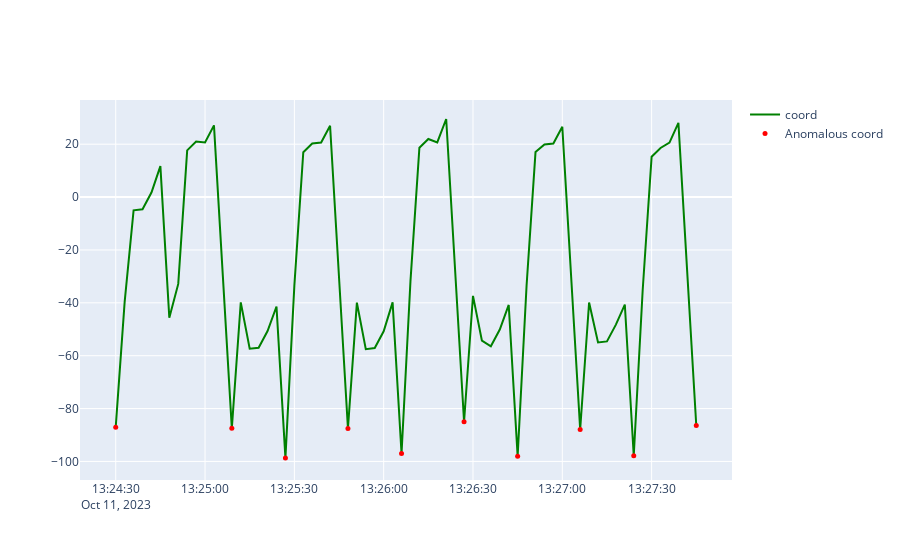

The notebook cell this image was saved under:
### Code cell
# Use the Autoencoder to predict on the anomalous data
scaler = StandardScaler()
scaled_death_loop = scaler.fit_transform(death_loop)
predictions = autoencoder.predict(scaled_death_loop)

# Calculate reconstruction error for each sequence
mse = np.mean(np.power(death_loop.values[-predictions.shape[0]:] - predictions[:, -1, :], 2), axis=1)

# Scale the MSE to a percentage
min_mse = np.min(mse)
max_mse = np.max(mse)
mse_percentage = ((mse - min_mse) / (max_mse - min_mse)) * 100


# Add 'is_anomalous' column to the DataFrame
death_loop = death_loop.iloc[-predictions.shape[0]:].copy()
death_loop['is_anomalous'] = mse_percentage > threshold
death_loop['mse_percentage'] = mse_percentage
death_loop['threshold'] = threshold



# Create a new figure
fig = go.Figure()


# Add a line for the actual load
fig.add_trace(go.Scatter(
    x=death_loop.index,
    y=death_loop["coord"],
    mode='lines',
    name='coord',
    line=dict(color='green'),  # specify line color here
))

# Add a line for the anomalous load
fig.add_trace(go.Scatter(
    x=death_loop[death_loop['is_anomalous']].index,
    y=death_loop[death_loop['is_anomalous']]["coord"],
    mode='markers',
    name='Anomalous coord',
    marker=dict(color='red', size=5),  # specify marker color and size here
))

# Show the plot
fig.show()
death_loop.to_csv('death_loop_result.csv')

### Figure 1 — Plotly figure (JSON) as saved in the notebook; plotly's stock layout.template omitted (floating-point values rounded to 4 significant figures)
{"data": [{"line": {"color": "green"}, "mode": "lines", "name": "coord", "type": "scatter", "x": ["2023-10-11T13:24:30", "2023-10-11T13:24:33", "2023-10-11T13:24:36", "2023-10-11T13:24:39", "2023-10-11T13:24:42", "2023-10-11T13:24:45", "2023-10-11T13:24:48", "2023-10-11T13:24:51", "2023-10-11T13:24:54", "2023-10-11T13:24:57", "2023-10-11T13:25:00", "2023-10-11T13:25:03", "2023-10-11T13:25:06", "2023-10-11T13:25:09", "2023-10-11T13:25:12", "2023-10-11T13:25:15", "2023-10-11T13:25:18", "2023-10-11T13:25:21", "2023-10-11T13:25:24", "2023-10-11T13:25:27", "2023-10-11T13:25:30", "2023-10-11T13:25:33", "2023-10-11T13:25:36", "2023-10-11T13:25:39", "2023-10-11T13:25:42", "2023-10-11T13:25:45", "2023-10-11T13:25:48", "2023-10-11T13:25:51", "2023-10-11T13:25:54", "2023-10-11T13:25:57", "2023-10-11T13:26:00", "2023-10-11T13:26:03", "2023-10-11T13:26:06", "2023-10-11T13:26:09", "2023-10-11T13:26:12", "2023-10-11T13:26:15", "2023-10-11T13:26:18", "2023-10-11T13:26:21", "2023-10-11T13:26:24", "2023-10-11T13:26:27", "2023-10-11T13:26:30", "2023-10-11T13:26:33", "2023-10-11T13:26:36", "2023-10-11T13:26:39", "2023-10-11T13:26:42", "2023-10-11T13:26:45", "2023-10-11T13:26:48", "2023-10-11T13:26:51", "2023-10-11T13:26:54", "2023-10-11T13:26:57", "2023-10-11T13:27:00", "2023-10-11T13:27:03", "2023-10-11T13:27:06", "2023-10-11T13:27:09", "2023-10-11T13:27:12", "2023-10-11T13:27:15", "2023-10-11T13:27:18", "2023-10-11T13:27:21", "2023-10-11T13:27:24", "2023-10-11T13:27:27", "2023-10-11T13:27:30", "2023-10-11T13:27:33", "2023-10-11T13:27:36", "2023-10-11T13:27:39", "2023-10-11T13:27:42", "2023-10-11T13:27:45"], "y": [-87.04, -39.63, -5.0, -4.626, 1.732, 11.72, -45.61, -32.85, 17.68, 20.99, 20.64, 27.11, -30.18, -87.47, -39.85, -57.38, -57.03, -50.68, -41.4, -98.65, -33.49, 16.98, 20.26, 20.62, 26.99, -30.3, -87.53, -39.93, -57.52, -57.11, -50.78, -39.82, -97.01, -31.78, 18.69, 21.99, 20.66, 29.53, -27.76, -84.99, -37.38, -54.3, -56.43, -50.12, -40.8, -98.0, -33.44, 17.01, 19.91, 20.25, 26.62, -30.7, -87.91, -39.9, -55.01, -54.6, -48.25, -40.65, -97.85, -35.14, 15.28, 18.56, 20.6, 28.08, -29.2, -86.4]}, {"marker": {"color": "red", "size": 5}, "mode": "markers", "name": "Anomalous coord", "type": "scatter", "x": ["2023-10-11T13:24:30", "2023-10-11T13:25:09", "2023-10-11T13:25:27", "2023-10-11T13:25:48", "2023-10-11T13:26:06", "2023-10-11T13:26:27", "2023-10-11T13:26:45", "2023-10-11T13:27:06", "2023-10-11T13:27:24", "2023-10-11T13:27:45"], "y": [-87.04, -87.47, -98.65, -87.53, -97.01, -84.99, -98.0, -87.91, -97.85, -86.4]}], "layout": {}}
